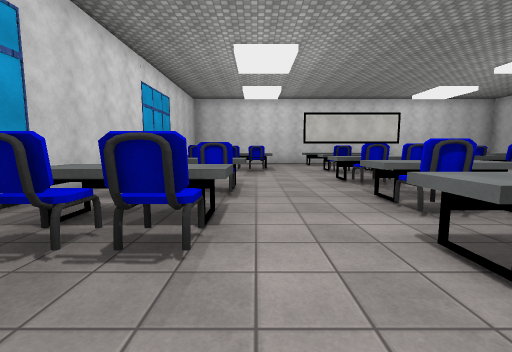
View 1 (above)

18 first-person views from a walk through a 3-D level made in the Unity game engine. The camera is 1.5 m above the floor, tilts 6° down and sees 90° across. The floor is counted in squares, 2 m on a side. Each view is taken from the middle of a square. On the plan, view 1 faces up. The plan holds only what a view shows up to about 9 squares ahead; the rest is blank. The place goes on beyond the plan. The player character is not drawn. Surface patterns are stand-ins for the level's own textures.

View 2
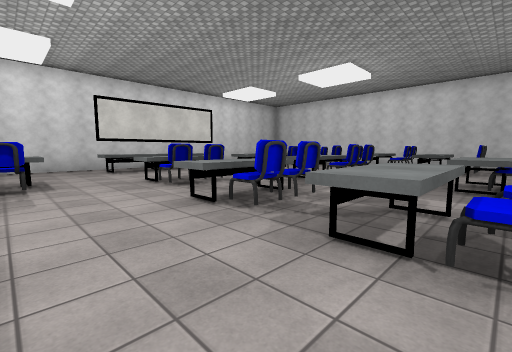

View 3
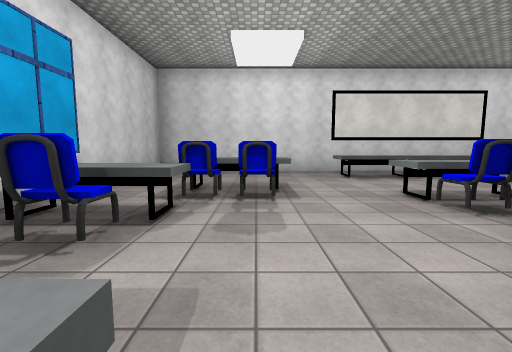

View 4
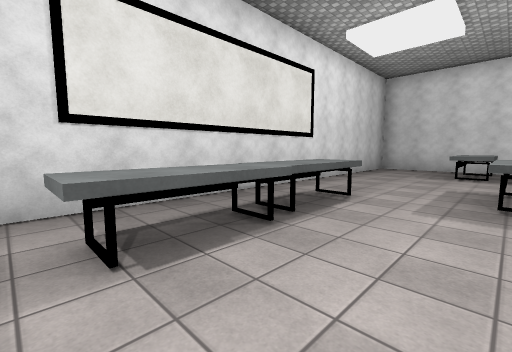

View 5
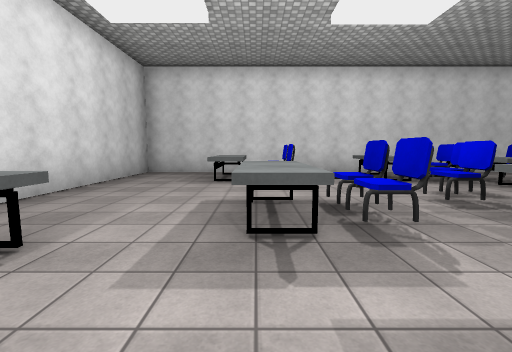

View 6
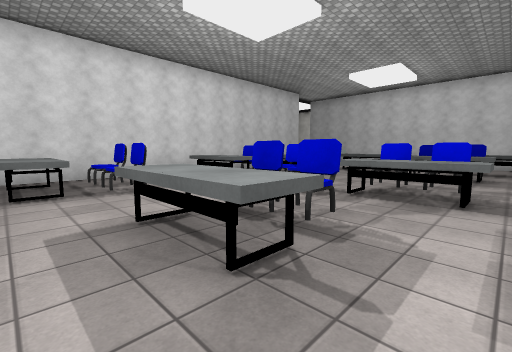

View 7
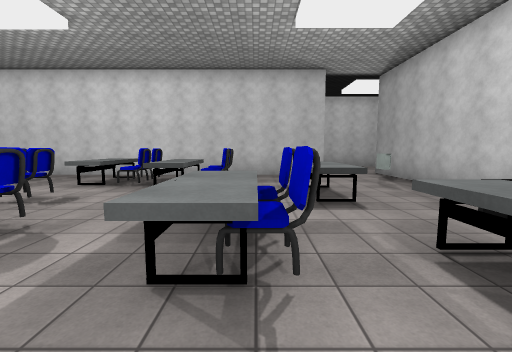

View 8
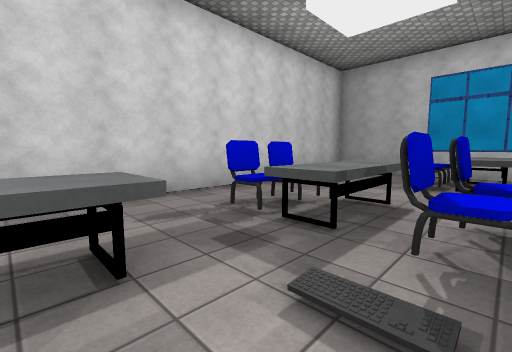

View 9
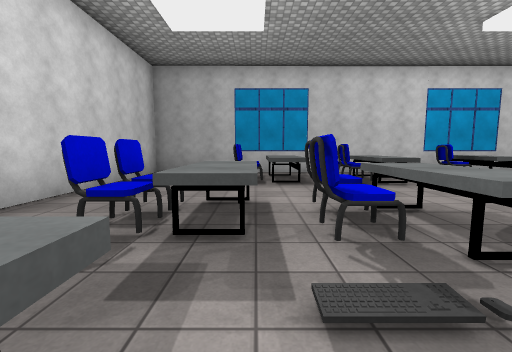

View 10
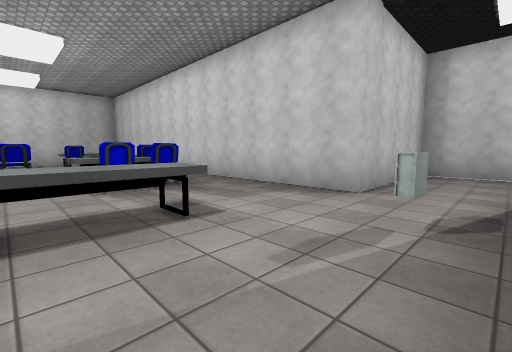

View 11
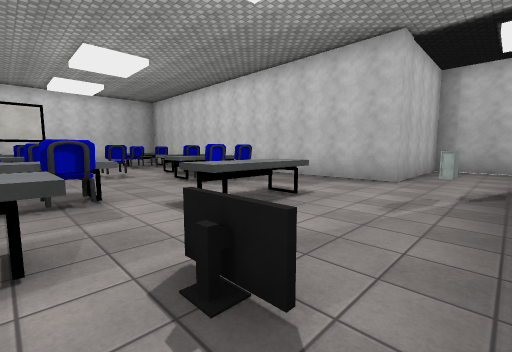

View 12
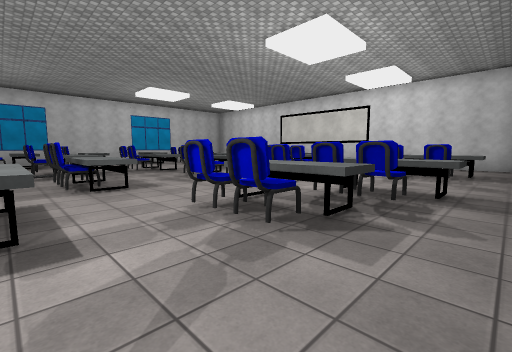

View 13
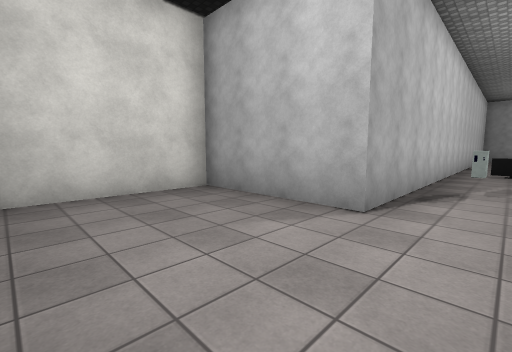

View 14
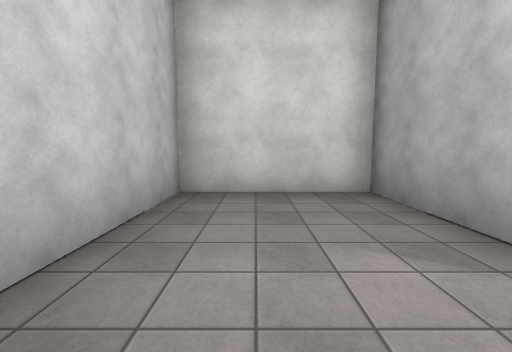

View 15
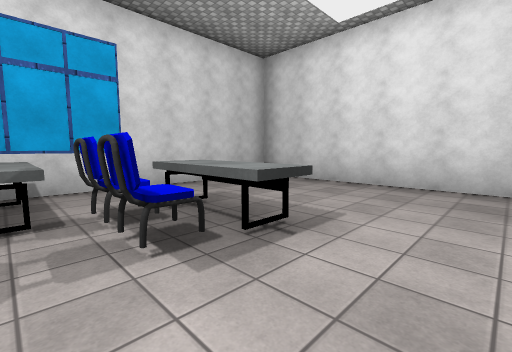

View 16
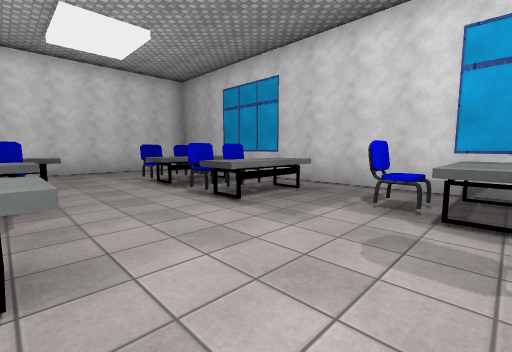

View 17
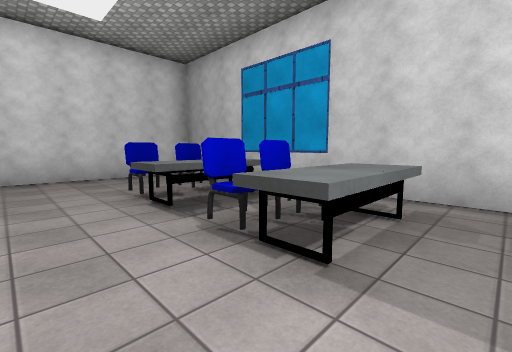

View 18
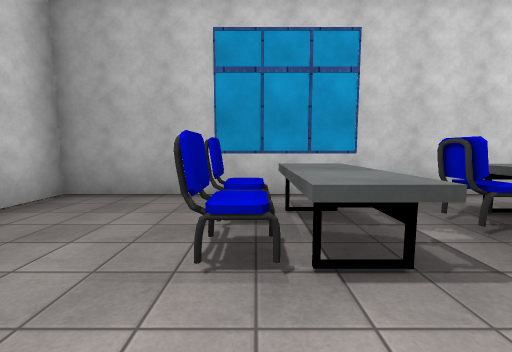

### Floor plan
Ten units are one square. View 1 is at (0, 0); x grows to the right and y downward. Boxes are objects, and circles mark ways between rooms. Rooms are numbered by the first view taken in them; rooms with no view inside come last. Other rooms are left out.
<svg viewBox="-37 -140 205 190">
<path fill="none" stroke="#000" d="M23 -31 23 -26 18 -28 20 -27 18 -26M22 -27 18 -26M23 -26 18 -26M21 -27 18 -27M18 -28 18 -33M16 -27 24 -27M6 -102 6 -94M-2 -94 -8 -94M123 -8 123 -135 -32 -135 -32 12 130 12M130 12 130 45 163 45 163 -8 123 -8"/>
<rect x="-25" y="-35" width="20" height="10" fill="#bbb"><title>other object</title></rect>
<rect x="-25" y="-55" width="20" height="10" fill="#bbb"><title>other object</title></rect>
<rect x="-25" y="-85" width="20" height="10" fill="#bbb"><title>other object</title></rect>
<rect x="-15" y="-25" width="10" height="10" fill="#bbb"><title>other object</title></rect>
<rect x="-15" y="-45" width="10" height="10" fill="#bbb"><title>other object</title></rect>
<rect x="-15" y="-75" width="10" height="10" fill="#bbb"><title>other object</title></rect>
<rect x="-15" y="-95" width="10" height="10" fill="#bbb"><title>other object</title></rect>
<rect x="-5" y="-95" width="10" height="10" fill="#bbb"><title>other object</title></rect>
<rect x="15" y="-15" width="10" height="10" fill="#bbb"><title>other object</title></rect>
<rect x="15" y="-25" width="20" height="10" fill="#bbb"><title>other object</title></rect>
<rect x="15" y="-45" width="20" height="10" fill="#bbb"><title>other object</title></rect>
<rect x="15" y="-65" width="10" height="10" fill="#bbb"><title>other object</title></rect>
<rect x="25" y="-15" width="10" height="10" fill="#bbb"><title>other object</title></rect>
<rect x="25" y="-35" width="10" height="10" fill="#bbb"><title>other object</title></rect>
<rect x="25" y="-65" width="10" height="20" fill="#bbb"><title>other object</title></rect>
<rect x="25" y="-85" width="10" height="10" fill="#bbb"><title>other object</title></rect>
<rect x="25" y="-95" width="20" height="10" fill="#bbb"><title>other object</title></rect>
<rect x="25" y="-125" width="20" height="10" fill="#bbb"><title>other object</title></rect>
<rect x="45" y="-15" width="20" height="10" fill="#bbb"><title>other object</title></rect>
<rect x="45" y="-125" width="20" height="10" fill="#bbb"><title>other object</title></rect>
<rect x="55" y="-35" width="10" height="10" fill="#bbb"><title>other object</title></rect>
<rect x="55" y="-65" width="10" height="10" fill="#bbb"><title>other object</title></rect>
<rect x="55" y="-75" width="10" height="10" fill="#bbb"><title>other object</title></rect>
<rect x="55" y="-105" width="20" height="10" fill="#bbb"><title>other object</title></rect>
<rect x="65" y="-5" width="10" height="10" fill="#bbb"><title>other object</title></rect>
<rect x="65" y="-35" width="10" height="10" fill="#bbb"><title>other object</title></rect>
<rect x="65" y="-75" width="10" height="10" fill="#bbb"><title>other object</title></rect>
<rect x="65" y="-95" width="10" height="10" fill="#bbb"><title>other object</title></rect>
<rect x="75" y="-25" width="20" height="10" fill="#bbb"><title>other object</title></rect>
<rect x="75" y="-75" width="10" height="10" fill="#bbb"><title>other object</title></rect>
<rect x="85" y="-55" width="20" height="10" fill="#bbb"><title>other object</title></rect>
<rect x="95" y="-45" width="10" height="10" fill="#bbb"><title>other object</title></rect>
<rect x="95" y="-65" width="10" height="10" fill="#bbb"><title>other object</title></rect>
<rect x="95" y="-75" width="20" height="10" fill="#bbb"><title>other object</title></rect>
<rect x="95" y="-95" width="10" height="10" fill="#bbb"><title>other object</title></rect>
<rect x="95" y="-115" width="20" height="10" fill="#bbb"><title>other object</title></rect>
<rect x="105" y="-5" width="10" height="10" fill="#bbb"><title>other object</title></rect>
<rect x="105" y="-65" width="10" height="10" fill="#bbb"><title>other object</title></rect>
<rect x="105" y="-95" width="10" height="10" fill="#bbb"><title>other object</title></rect>
<circle cx="130" cy="5" r="3" fill="#2a7"/>
<text x="50" y="-60">1</text>
<text x="150" y="20">2</text>
</svg>
Room 1 opens to room 2.

Where each view was taken, in squares from view 1:
view 1: 0 up, 0 right, facing up
view 2: 3 up, 0 right, facing up-right
view 3: 5 up, 0 right, facing up
view 4: 10 up, 2 right, facing up-right
view 5: 10 up, 4 right, facing right
view 6: 11 up, 5 right, facing down-right
view 7: 3 up, 4 right, facing right
view 8: 3 up, 5 right, facing down-left
view 9: 2 up, 5 right, facing left
view 10: 1 down, 8 right, facing up-right
view 11: 1 down, 6 right, facing up-right
view 12: 2 up, 12 right, facing up-left
view 13: 0 up, 16 right, facing down-left
view 14: 0 up, 15 right, facing down
view 15: 8 up, 2 right, facing up-left
view 16: 8 up, 2 right, facing down-left
view 17: 6 up, 1 right, facing down-left
view 18: 2 up, 1 right, facing left
